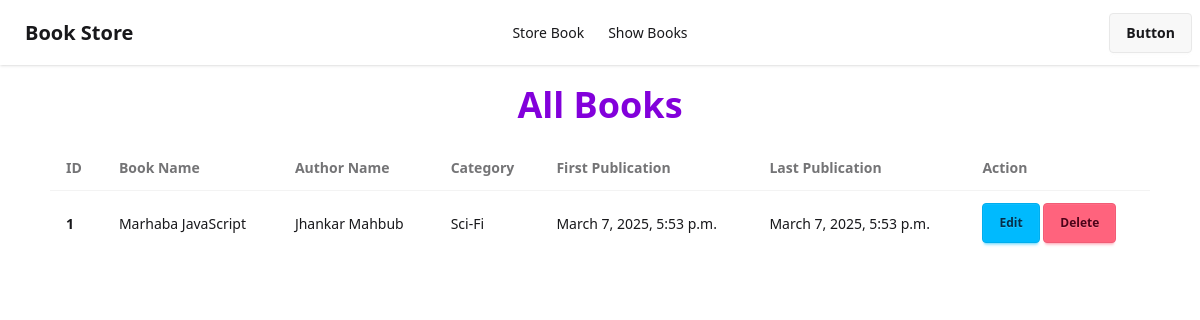
/show_books/, run on an earlier commit of the app's database.
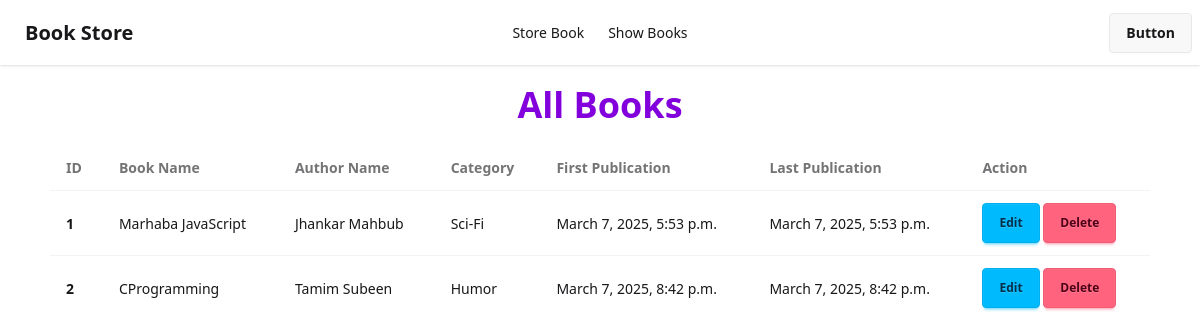
And on a later commit of the database.
### book/models.py (models this page shows)
class BookStoreModel(models.Model):
    CATEGORY = (
        ('Mystery', 'Mystery'),
        ('Thriller', 'Thriller'),
        ('Sci-Fi', 'Sci-Fi'),
        ('Humor', 'Humor'),
        ('Horror', 'Horror')
    )
    id = models.IntegerField(primary_key=True)
    book_name = models.CharField(max_length= 30)
    author = models.CharField(max_length= 20)
    category = models.CharField(max_length=30, choices=CATEGORY)
    first_pub = models.DateTimeField(auto_now_add=True)
    last_pub = models.DateTimeField(auto_now=True)

### book/views.py (the view)
# urls.py: path('show_books/', show_books, name="show_books"),
def show_books(request):
    book = BookStoreModel.objects.all()
    return render(request, 'show_book.html', {'data': book})

### book/templates/show_book.html
{% extends "base.html" %}
{% block content %}
<h1 class="text-4xl text-purple-700 font-bold text-center my-5">All Books</h1>
<div class="w-11/12 mx-auto">
    {% if data %}
    <div class="overflow-x-auto">
        <table class="table">
          <thead>
            <tr>
              <th>ID</th>
              <th>Book Name</th>
              <th>Author Name</th>
              <th>Category</th>
              <th>First Publication</th>
              <th>Last Publication</th>
              <th>Action</th>
            </tr>
          </thead>
          <tbody>
            {% for item in data %}
            <tr class="hover:bg-base-300">
                <th>{{item.id}}</th>
                <td>{{item.book_name}}</td>
                <td>{{item.author}}</td>
                <td>{{item.category}}</td>
                <td>{{item.first_pub}}</td>
                <td>{{item.last_pub}}</td>
                <td><a href="{% url 'edit_book' id=item.id %}" class="text-xs btn btn-info">Edit</a> <a class="text-xs btn btn-error" href="{% url 'delete_book' id=item.id %}">Delete</a> </td>
            </tr>
            {% endfor %}
          </tbody>
        </table>
    </div>
    {% else %}
    <h1 class="text-5xl text-red-600 text-center">Now Data Available</h1>
    {% endif %}
</div>
{% endblock %}

What changed in the data, as far as the page shows it:
added BookStoreModel: id "2", book_name "CProgramming", author "Tamim Subeen", category "Humor", first_pub "March 7, 2025, 8:42 p.m.", last_pub "March 7, 2025, 8:42 p.m."
